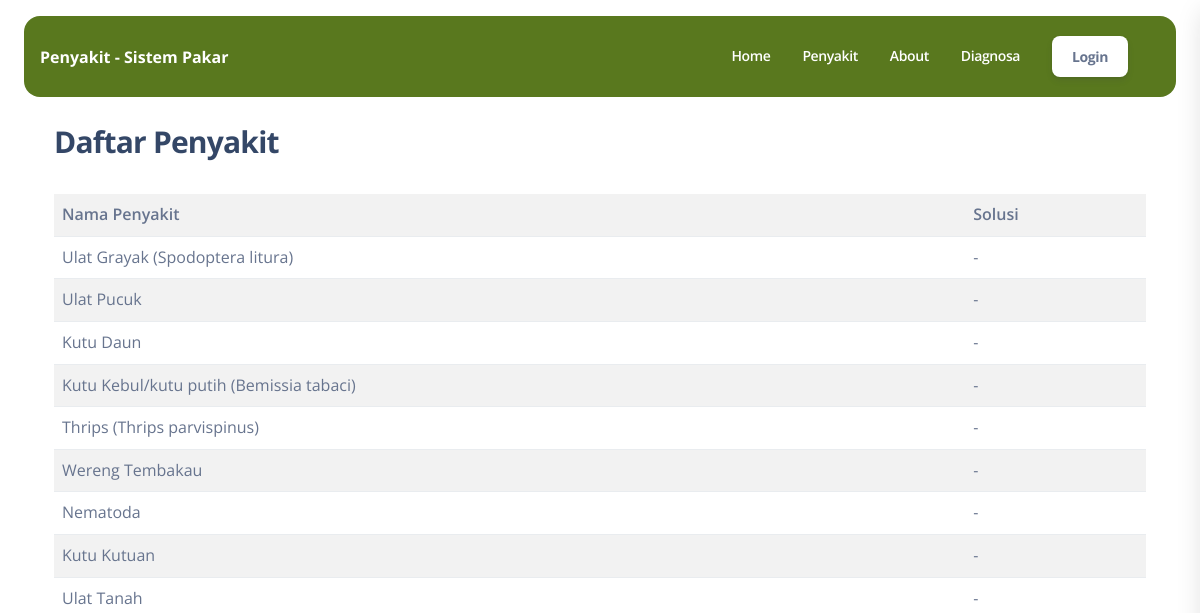
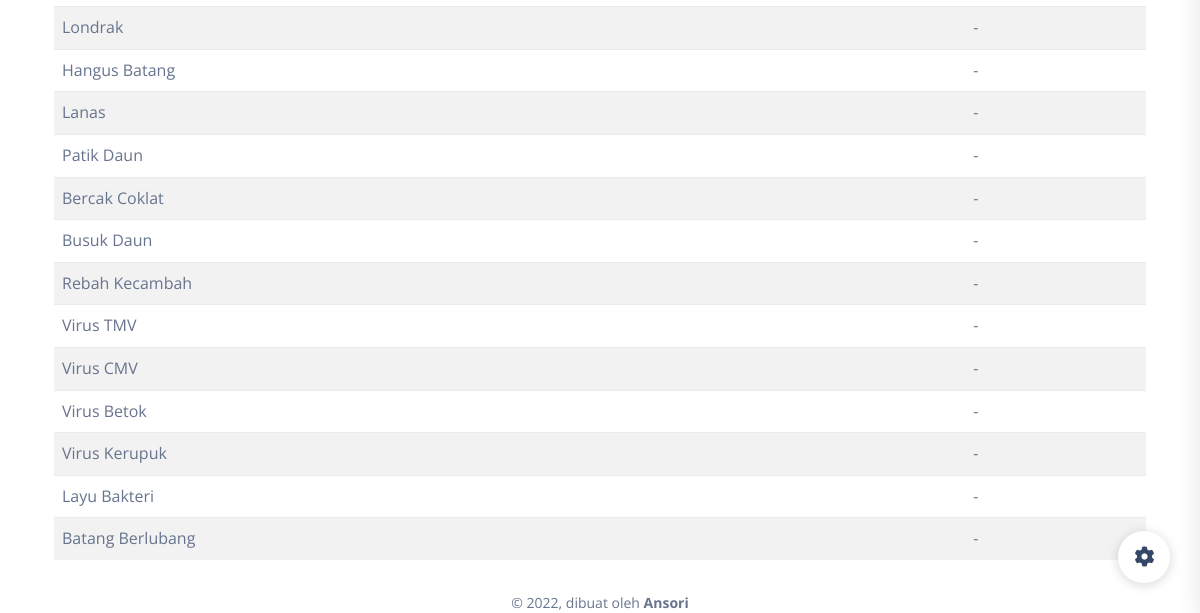
The page /index.php/site/penyakit on the database as committed earlier (2 pictures, top to bottom).
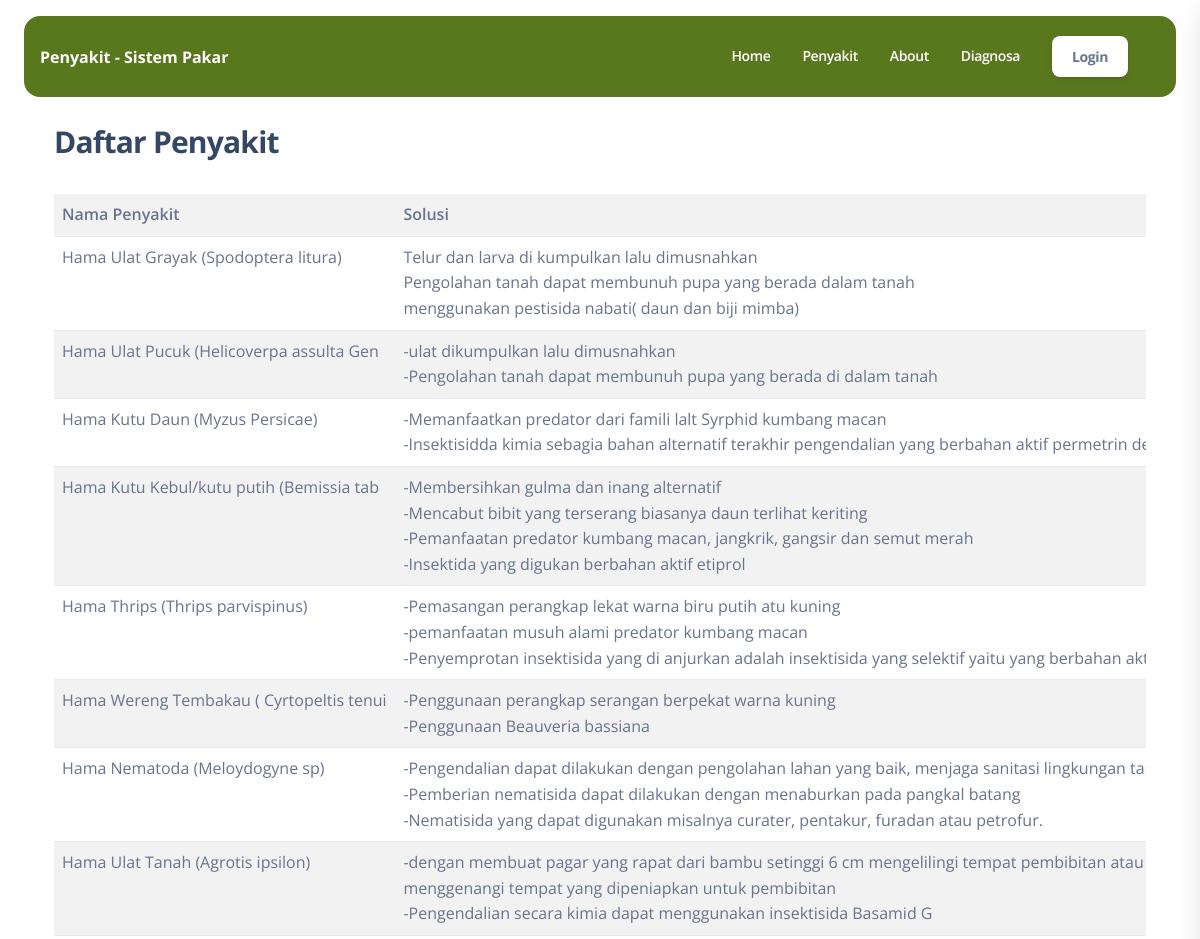
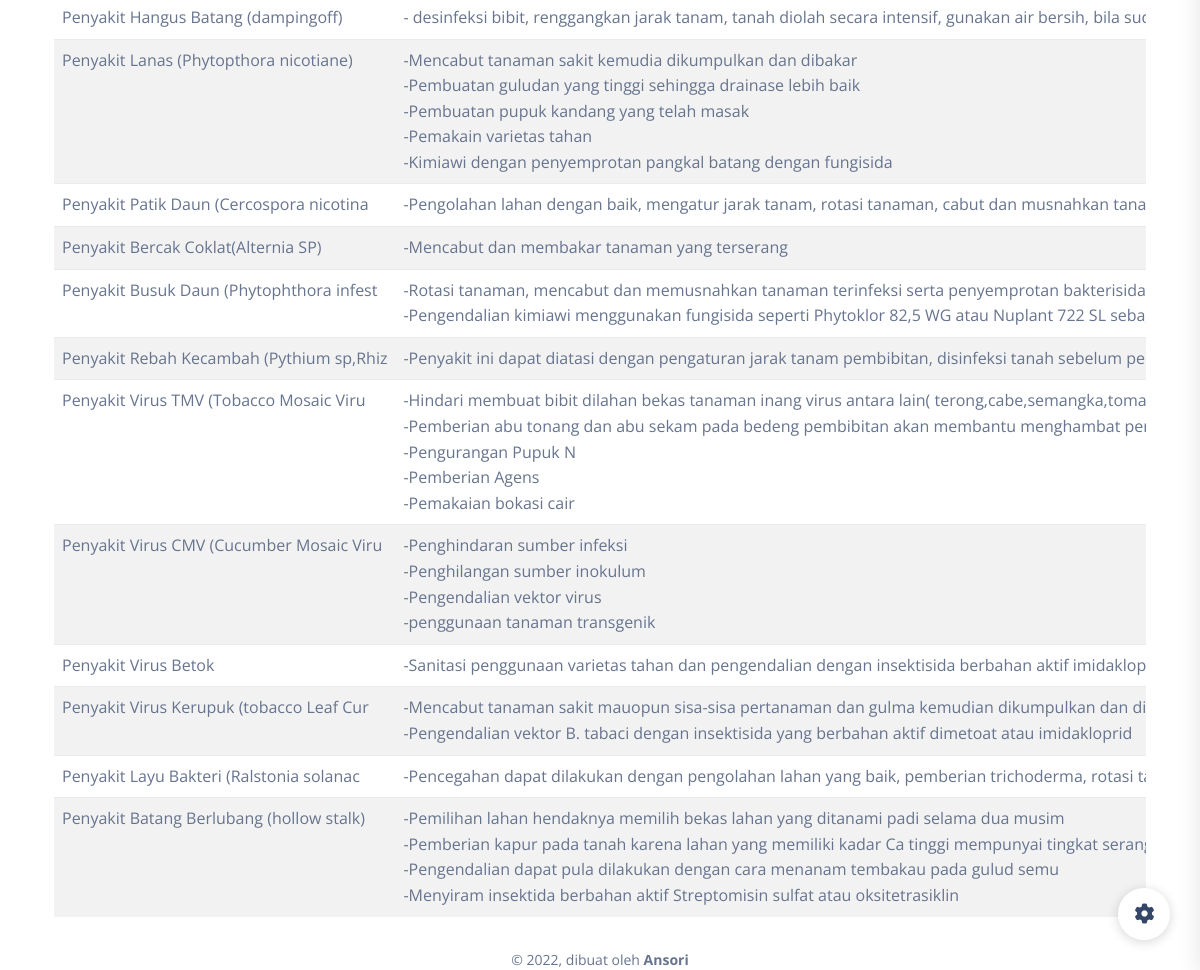
The same page on the database as committed later (2 pictures, top to bottom).
### tables this page shows
CREATE TABLE `penyakit` (
  `id` int(11) NOT NULL,
  `nama` varchar(100) NOT NULL,
  `solusi` text DEFAULT NULL
);

### application/controllers/Site.php (called while the page is built, shortened)
<?php
class Site extends CI_Controller {
    public function __construct(){
        $this->load->model('Datamodel', 'datamodel');
    }
	public function penyakit(){
		$data['title'] 		= "Penyakit - Sistem Pakar";
        $data['content'] 	= "home/penyakit";
		$data['data']		= $this->db->get("penyakit")->result_array();
		$this->load->view('frontend/index',$data);
	}
}
?>

### index.php (called while the page is built, shortened)
<?php
require_once BASEPATH.'core/CodeIgniter.php';

### application/views/frontend/layout/content.php (called while the page is built)
<?php
include str_replace("system", "application/views/frontend/content", BASEPATH)."/$content.php";
 ?>

### application/views/frontend/content/home/penyakit.php (the view, shortened to what this page needs)
<main class="main-content mt-1 border-radius-lg">
    <div class="container mt-4">
            <h3>Daftar Penyakit</h3>
            <form action="<?= base_url('site/hasil') ?>" method="post">
               <div class="table-responsive">
                <table class="table table-striped mt-4">
                        <tr>
                            <th >Nama Penyakit</th><th >Solusi</th>
                        </tr>
                        <?php foreach ($data as $g) {?>
                        <tr>
                            <td ><?= $g['nama'] ?></td><td ><?= str_replace(PHP_EOL, ' <br> ', $g['solusi']) ?></td>
                        </tr>
                        <?php } ?>
                    </table>
               </div>
            </form>
    </div>
</main>

### application/views/frontend/index.php (shortened to what this page needs)
<!DOCTYPE html>
<html>
<head>
    <link href="<?= base_url() ?>assets/css/nucleo-icons.css" rel="stylesheet" />
    <link href="<?= base_url() ?>assets/css/nucleo-svg.css" rel="stylesheet" />
    <link href="<?= base_url() ?>assets/css/nucleo-svg.css" rel="stylesheet" />
    <link id="pagestyle" href="<?= base_url() ?>assets/css/argon-dashboard.css?v=2.0.0" rel="stylesheet" />
</head>
<body class="hold-transition login-page">
    <?php
        include str_replace("system", "application/views/frontend/", BASEPATH)."/layout/navbar.php";
      include str_replace("system", "application/views/frontend/", BASEPATH)."/layout/content.php";
     ?>
     <div class="fixed-plugin">
        <a class="fixed-plugin-button text-dark position-fixed px-3 py-2">
          <i class="fa fa-cog py-2"> </i>
        </a>
    </div>
      <footer class="footer pt-3  ">
        <div class="container-fluid">
          <div class="text-center">
              <div class="copyright text-center text-sm text-muted ">
              © <?= date('Y') ?>,
              dibuat oleh <b>Ansori</b>
              </div>
          </div>
        </div>
      </footer>
  </body>
</html>

### application/views/frontend/layout/navbar.php (shortened to what this page needs)
<div>
    <nav class="navbar navbar-main navbar-expand-lg px-0 mx-4 shadow-none border-radius-xl  mt-3 mx-3 bg-primary" id="navbarBlur" data-scroll="false">
      <div class="container-fluid py-1 px-3">
        <nav aria-label="breadcrumb">
          <h6 class="font-weight-bolder text-white mb-0"><?= $title ?></h6>
        </nav>
        <div class="collapse navbar-collapse mt-sm-0 mt-2 me-md-0 me-sm-4" id="navbar">
          <ul class="navbar-nav  justify-content-end">
            <li class="nav-item d-flex align-items-center">
              <a href="<?= base_url('') ?>" class="nav-link text-white me-2 font-weight-bold px-0">
                <span class="d-sm-inline d-none">Home</span>
              </a>
            </li>
            <li class="nav-item d-flex align-items-center">
              <a href="<?= base_url('site/penyakit') ?>" class="nav-link text-white me-2 font-weight-bold px-0">
                <span class="d-sm-inline d-none">Penyakit</span>
              </a>
            </li>
            <li class="nav-item d-flex align-items-center">
              <a href="<?= base_url('site/informasi') ?>" class="nav-link text-white me-2 font-weight-bold px-0">
                <span class="d-sm-inline d-none">About</span>
              </a>
            </li>
            <li class="nav-item d-flex align-items-center">
              <a href="<?= base_url('site/diagnosa') ?>" class="nav-link text-white me-2 font-weight-bold px-0">
                <span class="d-sm-inline d-none">Diagnosa</span>
              </a>
            </li>
            <li class="nav-item d-flex align-items-center">
              <a href="<?= base_url('site/login') ?>" class="nav-link text-white font-weight-bold px-0">
                <button class="btn bg-white d-sm-inline d-none m-auto">Login</button>
              </a>
            </li>
            <li class="nav-item dropdown pe-2 d-flex align-items-center">
            </li>
          </ul>
        </div>
      </div>
    </nav>
  </div>

### application/views/frontend/index.php (style rules this page uses)
.bg-primary,.btn-primary { background:#59781e!important; }

### application/views/frontend/layout/navbar.php (style rules this page uses)
.navbar-nav li { padding:0 12px; }

Rows that differ between the two databases and show on the page:
removed penyakit: nama "Kutu Kutuan", solusi "-"
removed penyakit: nama "Londrak", solusi "-"
changed penyakit: nama "Ulat Grayak (Spodoptera litura)" → "Hama Ulat Grayak (Spodoptera litura)"; solusi "-" → "Telur dan larva di kumpulkan lalu dimusnahkan Pengolahan tanah dapat membunuh pupa yang berada dalam tanah menggunakan pestisida nabati( daun dan biji mimba)"
changed penyakit: nama "Ulat Pucuk" → "Hama Ulat Pucuk (Helicoverpa assulta Gen"; solusi "-" → "-ulat dikumpulkan lalu dimusnahkan -Pengolahan tanah dapat membunuh pupa yang berada di dalam tanah"
changed penyakit: nama "Kutu Daun" → "Hama Kutu Daun (Myzus Persicae)"; solusi "-" → "-Memanfaatkan predator dari famili lalt Syrphid kumbang macan -Insektisidda kimia sebagia bahan alternatif terakhir pengendalian yang berbahan aktif permetrin…"
changed penyakit: nama "Kutu Kebul/kutu putih (Bemissia tabaci)" → "Hama Kutu Kebul/kutu putih (Bemissia tab"; solusi "-" → "-Membersihkan gulma dan inang alternatif -Mencabut bibit yang terserang biasanya daun terlihat keriting -Pemanfaatan predator kumbang macan, jangkrik, gangsir dan semut merah -Insektida yang digukan berbahan aktif etiprol"
changed penyakit: nama "Thrips (Thrips parvispinus)" → "Hama Thrips (Thrips parvispinus)"; solusi "-" → "-Pemasangan perangkap lekat warna biru putih atu kuning -pemanfaatan musuh alami predator kumbang macan -Penyemprotan insektisida yang di anjurkan adalah insektisida yang selektif yaitu yang berbahan…"
changed penyakit: nama "Wereng Tembakau" → "Hama Wereng Tembakau ( Cyrtopeltis tenui"; solusi "-" → "-Penggunaan perangkap serangan berpekat warna kuning -Penggunaan Beauveria bassiana"
changed penyakit: nama "Nematoda" → "Hama Nematoda (Meloydogyne sp)"; solusi "-" → "-Pengendalian dapat dilakukan dengan pengolahan lahan yang baik, menjaga sanitasi lingkungan -Pemberian nematisida dapat dilakukan dengan menaburkan pada pangkal batang -Nematisida yang dapat digunakan misalnya curater, pentakur, furadan atau petrofur."
changed penyakit: nama "Ulat Tanah" → "Hama Ulat Tanah (Agrotis ipsilon)"; solusi "-" → "-dengan membuat pagar yang rapat dari bambu setinggi 6 cm mengelilingi tempat pembibitan atau menggenangi tempat yang dipeniapkan untuk pembibitan -Pengendalian secara kimia dapat menggunakan insektisida Basamid G"
changed penyakit: nama "Hangus Batang" → "Penyakit Hangus Batang (dampingoff)"; solusi "-" → "- desinfeksi bibit, renggangkan jarak tanam, tanah diolah secara intensif, gunakan air bersih, bila…"
changed penyakit: nama "Lanas" → "Penyakit Lanas (Phytopthora nicotiane)"; solusi "-" → "-Mencabut tanaman sakit kemudia dikumpulkan dan dibakar -Pembuatan guludan yang tinggi sehingga drainase lebih baik -Pembuatan pupuk kandang yang telah masak -Pemakain varietas tahan -Kimiawi dengan penyemprotan pangkal batang dengan fungisida"
changed penyakit: nama "Patik Daun" → "Penyakit Patik Daun (Cercospora nicotina"; solusi "-" → "-Pengolahan lahan dengan baik, mengatur jarak tanam, rotasi tanaman, cabut dan musnahkan…"
changed penyakit: nama "Bercak Coklat" → "Penyakit Bercak Coklat(Alternia SP)"; solusi "-" → "-Mencabut dan membakar tanaman yang terserang"
changed penyakit: nama "Busuk Daun" → "Penyakit Busuk Daun (Phytophthora infest"; solusi "-" → "-Rotasi tanaman, mencabut dan memusnahkan tanaman terinfeksi serta penyemprotan bakterisida -Pengendalian kimiawi menggunakan fungisida seperti Phytoklor 82,5 WG atau Nuplant 722 SL…"
changed penyakit: nama "Rebah Kecambah" → "Penyakit Rebah Kecambah (Pythium sp,Rhiz"; solusi "-" → "-Penyakit ini dapat diatasi dengan pengaturan jarak tanam pembibitan, disinfeksi tanah sebelum…"
changed penyakit: nama "Virus TMV" → "Penyakit Virus TMV (Tobacco Mosaic Viru"; solusi "-" → "-Hindari membuat bibit dilahan bekas tanaman inang virus antara lain( -Pemberian abu tonang dan abu sekam pada bedeng pembibitan akan membantu menghambat -Pengurangan Pupuk N -Pemberian Agens -Pemakaian bokasi cair"
changed penyakit: nama "Virus CMV" → "Penyakit Virus CMV (Cucumber Mosaic Viru"; solusi "-" → "-Penghindaran sumber infeksi -Penghilangan sumber inokulum -Pengendalian vektor virus -penggunaan tanaman transgenik"
changed penyakit: nama "Virus Betok" → "Penyakit Virus Betok"; solusi "-" → "-Sanitasi penggunaan varietas tahan dan pengendalian dengan insektisida berbahan aktif…"
changed penyakit: nama "Virus Kerupuk" → "Penyakit Virus Kerupuk (tobacco Leaf Cur"; solusi "-" → "-Mencabut tanaman sakit mauopun sisa-sisa pertanaman dan gulma kemudian dikumpulkan dan -Pengendalian vektor B. tabaci dengan insektisida yang berbahan aktif dimetoat atau imidakloprid"
changed penyakit: nama "Layu Bakteri" → "Penyakit Layu Bakteri (Ralstonia solanac"; solusi "-" → "-Pencegahan dapat dilakukan dengan pengolahan lahan yang baik, pemberian trichoderma, rotasi…"
changed penyakit: nama "Batang Berlubang" → "Penyakit Batang Berlubang (hollow stalk)"; solusi "-" → "-Pemilihan lahan hendaknya memilih bekas lahan yang ditanami padi selama dua musim -Pemberian kapur pada tanah karena lahan yang memiliki kadar Ca tinggi mempunyai tingkat -Pengendalian dapat pula dilakukan dengan cara menanam tembakau pada gulud semu -Menyiram insektida berbahan aktif Streptomisin sulfat atau oksitetrasiklin"
